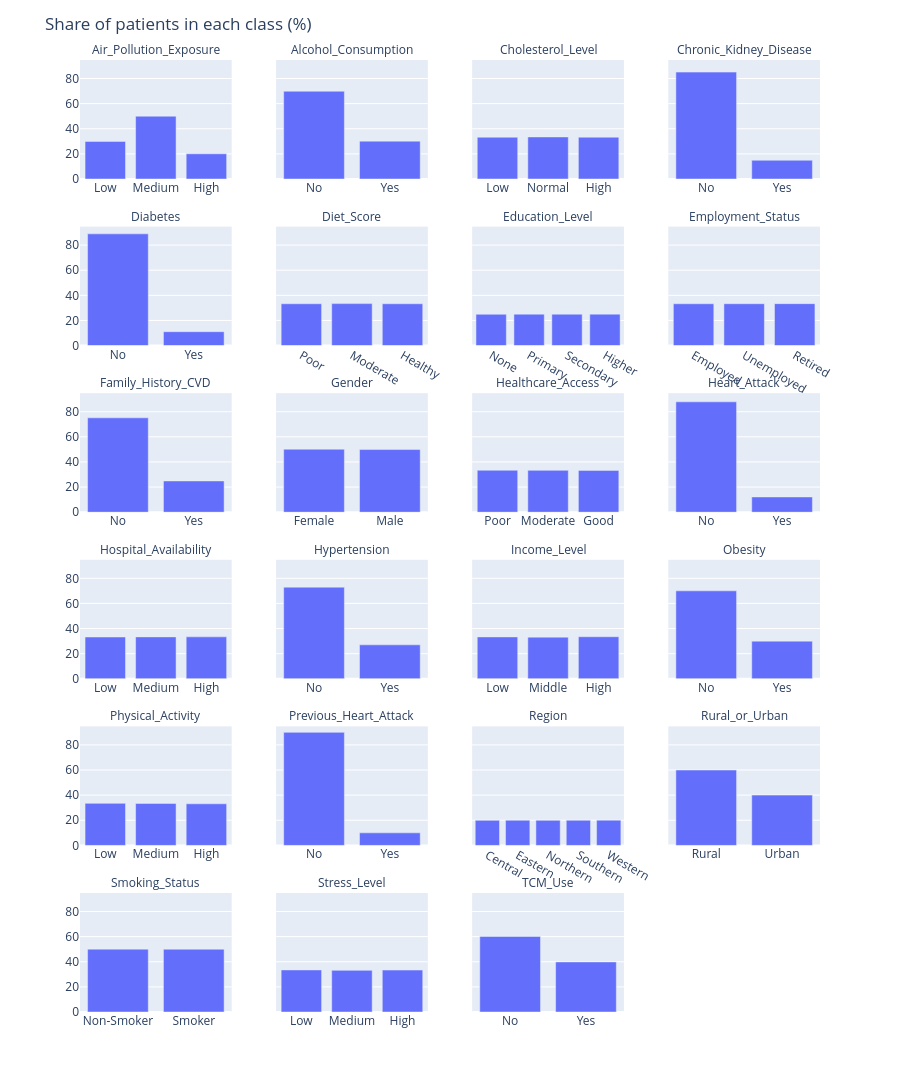

Here is the notebook cell this chart was saved with:
### Markdown cell above
Categorical columns: share of patients in each class (hover to read the exact percentage).

### Code cell
grid_cols = [c for c in cat_cols if c != "Province"]

counts = (df[grid_cols].melt(var_name="column", value_name="value")
            .groupby(["column", "value"]).size().reset_index(name="patients"))
counts["percent"] = counts["patients"] / len(df) * 100

# left-to-right order of the classes, so Low/Medium/High etc. do not get shuffled alphabetically
order = ["No", "Yes", "Female", "Male", "Non-Smoker", "Smoker", "Rural", "Urban", "Low", "Middle", "Medium", "Normal",
         "High", "Poor", "Moderate", "Good", "Healthy", "Employed", "Unemployed", "Retired", "None", "Primary",
         "Secondary", "Higher", "Central", "Eastern", "Northern", "Southern", "Western"]
counts["rank"] = counts["value"].map(order.index)
counts = counts.sort_values(["column", "rank"])

fig = px.bar(counts, x="value", y="percent", facet_col="column", facet_col_wrap=4,
             hover_data={"patients": ":,", "percent": ":.1f"},
             facet_col_spacing=0.06, facet_row_spacing=0.05, height=1700)
fig.update_xaxes(matches=None, showticklabels=True, title=None)
fig.update_yaxes(title=None)
fig.for_each_annotation(lambda a: a.update(text=a.text.split("=")[-1]))
fig.update_layout(title="Share of patients in each class (%)")
fig.show()

### Figure 1 — Plotly figure (JSON) as saved in the notebook; plotly's stock layout.template omitted (floating-point values rounded to 4 significant figures)
{"data": [{"customdata": [[71654], [119593], [48019]], "hovertemplate": "column=Air_Pollution_Exposure<br>value=%{x}<br>percent=%{y:.1f}<br>patients=%{customdata[0]:,}<extra></extra>", "legendgroup": "", "marker": {"color": "#636efa", "pattern": {"shape": ""}}, "name": "", "orientation": "v", "showlegend": false, "textposition": "auto", "type": "bar", "x": ["Low", "Medium", "High"], "xaxis": "x21", "y": [29.95, 49.98, 20.07], "yaxis": "y21"}, {"customdata": [[167156], [72110]], "hovertemplate": "column=Alcohol_Consumption<br>value=%{x}<br>percent=%{y:.1f}<br>patients=%{customdata[0]:,}<extra></extra>", "legendgroup": "", "marker": {"color": "#636efa", "pattern": {"shape": ""}}, "name": "", "orientation": "v", "showlegend": false, "textposition": "auto", "type": "bar", "x": ["No", "Yes"], "xaxis": "x22", "y": [69.86, 30.14], "yaxis": "y22"}, {"customdata": [[79555], [80091], [79620]], "hovertemplate": "column=Cholesterol_Level<br>value=%{x}<br>percent=%{y:.1f}<br>patients=%{customdata[0]:,}<extra></extra>", "legendgroup": "", "marker": {"color": "#636efa", "pattern": {"shape": ""}}, "name": "", "orientation": "v", "showlegend": false, "textposition": "auto", "type": "bar", "x": ["Low", "Normal", "High"], "xaxis": "x23", "y": [33.25, 33.47, 33.28], "yaxis": "y23"}, {"customdata": [[203597], [35669]], "hovertemplate": "column=Chronic_Kidney_Disease<br>value=%{x}<br>percent=%{y:.1f}<br>patients=%{customdata[0]:,}<extra></extra>", "legendgroup": "", "marker": {"color": "#636efa", "pattern": {"shape": ""}}, "name": "", "orientation": "v", "showlegend": false, "textposition": "auto", "type": "bar", "x": ["No", "Yes"], "xaxis": "x24", "y": [85.09, 14.91], "yaxis": "y24"}, {"customdata": [[212794], [26472]], "hovertemplate": "column=Diabetes<br>value=%{x}<br>percent=%{y:.1f}<br>patients=%{customdata[0]:,}<extra></extra>", "legendgroup": "", "marker": {"color": "#636efa", "pattern": {"shape": ""}}, "name": "", "orientation": "v", "showlegend": false, "textposition": "auto", "type": "bar", "x": ["No", "Yes"], "xaxis": "x17", "y": [88.94, 11.06], "yaxis": "y17"}, {"customdata": [[79656], [79954], [79656]], "hovertemplate": "column=Diet_Score<br>value=%{x}<br>percent=%{y:.1f}<br>patients=%{customdata[0]:,}<extra></extra>", "legendgroup": "", "marker": {"color": "#636efa", "pattern": {"shape": ""}}, "name": "", "orientation": "v", "showlegend": false, "textposition": "auto", "type": "bar", "x": ["Poor", "Moderate", "Healthy"], "xaxis": "x18", "y": [33.29, 33.42, 33.29], "yaxis": "y18"}, {"customdata": [[59617], [59901], [59806], [59942]], "hovertemplate": "column=Education_Level<br>value=%{x}<br>percent=%{y:.1f}<br>patients=%{customdata[0]:,}<extra></extra>", "legendgroup": "", "marker": {"color": "#636efa", "pattern": {"shape": ""}}, "name": "", "orientation": "v", "showlegend": false, "textposition": "auto", "type": "bar", "x": ["None", "Primary", "Secondary", "Higher"], "xaxis": "x19", "y": [24.92, 25.04, 25.0, 25.05], "yaxis": "y19"}, {"customdata": [[79638], [79756], [79872]], "hovertemplate": "column=Employment_Status<br>value=%{x}<br>percent=%{y:.1f}<br>patients=%{customdata[0]:,}<extra></extra>", "legendgroup": "", "marker": {"color": "#636efa", "pattern": {"shape": ""}}, "name": "", "orientation": "v", "showlegend": false, "textposition": "auto", "type": "bar", "x": ["Employed", "Unemployed", "Retired"], "xaxis": "x20", "y": [33.28, 33.33, 33.38], "yaxis": "y20"}, {"customdata": [[179740], [59526]], "hovertemplate": "column=Family_History_CVD<br>value=%{x}<br>percent=%{y:.1f}<br>patients=%{customdata[0]:,}<extra></extra>", "legendgroup": "", "marker": {"color": "#636efa", "pattern": {"shape": ""}}, "name": "", "orientation": "v", "showlegend": false, "textposition": "auto", "type": "bar", "x": ["No", "Yes"], "xaxis": "x13", "y": [75.12, 24.88], "yaxis": "y13"}, {"customdata": [[119948], [119318]], "hovertemplate": "column=Gender<br>value=%{x}<br>percent=%{y:.1f}<br>patients=%{customdata[0]:,}<extra></extra>", "legendgroup": "", "marker": {"color": "#636efa", "pattern": {"shape": ""}}, "name": "", "orientation": "v", "showlegend": false, "textposition": "auto", "type": "bar", "x": ["Female", "Male"], "xaxis": "x14", "y": [50.13, 49.87], "yaxis": "y14"}, {"customdata": [[79912], [79711], [79643]], "hovertemplate": "column=Healthcare_Access<br>value=%{x}<br>percent=%{y:.1f}<br>patients=%{customdata[0]:,}<extra></extra>", "legendgroup": "", "marker": {"color": "#636efa", "pattern": {"shape": ""}}, "name": "", "orientation": "v", "showlegend": false, "textposition": "auto", "type": "bar", "x": ["Poor", "Moderate", "Good"], "xaxis": "x15", "y": [33.4, 33.31, 33.29], "yaxis": "y15"}, {"customdata": [[210195], [29071]], "hovertemplate": "column=Heart_Attack<br>value=%{x}<br>percent=%{y:.1f}<br>patients=%{customdata[0]:,}<extra></extra>", "legendgroup": "", "marker": {"color": "#636efa", "pattern": {"shape": ""}}, "name": "", "orientation": "v", "showlegend": false, "textposition": "auto", "type": "bar", "x": ["No", "Yes"], "xaxis": "x16", "y": [87.85, 12.15], "yaxis": "y16"}, {"customdata": [[79589], [79829], [79848]], "hovertemplate": "column=Hospital_Availability<br>value=%{x}<br>percent=%{y:.1f}<br>patients=%{customdata[0]:,}<extra></extra>", "legendgroup": "", "marker": {"color": "#636efa", "pattern": {"shape": ""}}, "name": "", "orientation": "v", "showlegend": false, "textposition": "auto", "type": "bar", "x": ["Low", "Medium", "High"], "xaxis": "x9", "y": [33.26, 33.36, 33.37], "yaxis": "y9"}, {"customdata": [[174557], [64709]], "hovertemplate": "column=Hypertension<br>value=%{x}<br>percent=%{y:.1f}<br>patients=%{customdata[0]:,}<extra></extra>", "legendgroup": "", "marker": {"color": "#636efa", "pattern": {"shape": ""}}, "name": "", "orientation": "v", "showlegend": false, "textposition": "auto", "type": "bar", "x": ["No", "Yes"], "xaxis": "x10", "y": [72.96, 27.04], "yaxis": "y10"}, {"customdata": [[79797], [79320], [80149]], "hovertemplate": "column=Income_Level<br>value=%{x}<br>percent=%{y:.1f}<br>patients=%{customdata[0]:,}<extra></extra>", "legendgroup": "", "marker": {"color": "#636efa", "pattern": {"shape": ""}}, "name": "", "orientation": "v", "showlegend": false, "textposition": "auto", "type": "bar", "x": ["Low", "Middle", "High"], "xaxis": "x11", "y": [33.35, 33.15, 33.5], "yaxis": "y11"}, {"customdata": [[167521], [71745]], "hovertemplate": "column=Obesity<br>value=%{x}<br>percent=%{y:.1f}<br>patients=%{customdata[0]:,}<extra></extra>", "legendgroup": "", "marker": {"color": "#636efa", "pattern": {"shape": ""}}, "name": "", "orientation": "v", "showlegend": false, "textposition": "auto", "type": "bar", "x": ["No", "Yes"], "xaxis": "x12", "y": [70.01, 29.99], "yaxis": "y12"}, {"customdata": [[80086], [79930], [79250]], "hovertemplate": "column=Physical_Activity<br>value=%{x}<br>percent=%{y:.1f}<br>patients=%{customdata[0]:,}<extra></extra>", "legendgroup": "", "marker": {"color": "#636efa", "pattern": {"shape": ""}}, "name": "", "orientation": "v", "showlegend": false, "textposition": "auto", "type": "bar", "x": ["Low", "Medium", "High"], "xaxis": "x5", "y": [33.47, 33.41, 33.12], "yaxis": "y5"}, {"customdata": [[215306], [23960]], "hovertemplate": "column=Previous_Heart_Attack<br>value=%{x}<br>percent=%{y:.1f}<br>patients=%{customdata[0]:,}<extra></extra>", "legendgroup": "", "marker": {"color": "#636efa", "pattern": {"shape": ""}}, "name": "", "orientation": "v", "showlegend": false, "textposition": "auto", "type": "bar", "x": ["No", "Yes"], "xaxis": "x6", "y": [89.99, 10.01], "yaxis": "y6"}, {"customdata": [[47694], [47959], [47687], [47826], [48100]], "hovertemplate": "column=Region<br>value=%{x}<br>percent=%{y:.1f}<br>patients=%{customdata[0]:,}<extra></extra>", "legendgroup": "", "marker": {"color": "#636efa", "pattern": {"shape": ""}}, "name": "", "orientation": "v", "showlegend": false, "textposition": "auto", "type": "bar", "x": ["Central", "Eastern", "Northern", "Southern", "Western"], "xaxis": "x7", "y": [19.93, 20.04, 19.93, 19.99, 20.1], "yaxis": "y7"}, {"customdata": [[143507], [95759]], "hovertemplate": "column=Rural_or_Urban<br>value=%{x}<br>percent=%{y:.1f}<br>patients=%{customdata[0]:,}<extra></extra>", "legendgroup": "", "marker": {"color": "#636efa", "pattern": {"shape": ""}}, "name": "", "orientation": "v", "showlegend": false, "textposition": "auto", "type": "bar", "x": ["Rural", "Urban"], "xaxis": "x8", "y": [59.98, 40.02], "yaxis": "y8"}, {"customdata": [[119697], [119569]], "hovertemplate": "column=Smoking_Status<br>value=%{x}<br>percent=%{y:.1f}<br>patients=%{customdata[0]:,}<extra></extra>", "legendgroup": "", "marker": {"color": "#636efa", "pattern": {"shape": ""}}, "name": "", "orientation": "v", "showlegend": false, "textposition": "auto", "type": "bar", "x": ["Non-Smoker", "Smoker"], "xaxis": "x", "y": [50.03, 49.97], "yaxis": "y"}, {"customdata": [[80120], [79289], [79857]], "hovertemplate": "column=Stress_Level<br>value=%{x}<br>percent=%{y:.1f}<br>patients=%{customdata[0]:,}<extra></extra>", "legendgroup": "", "marker": {"color": "#636efa", "pattern": {"shape": ""}}, "name": "", "orientation": "v", "showlegend": false, "textposition": "auto", "type": "bar", "x": ["Low", "Medium", "High"], "xaxis": "x2", "y": [33.49, 33.14, 33.38], "yaxis": "y2"}, {"customdata": [[143949], [95317]], "hovertemplate": "column=TCM_Use<br>value=%{x}<br>percent=%{y:.1f}<br>patients=%{customdata[0]:,}<extra></extra>", "legendgroup": "", "marker": {"color": "#636efa", "pattern": {"shape": ""}}, "name": "", "orientation": "v", "showlegend": false, "textposition": "auto", "type": "bar", "x": ["No", "Yes"], "xaxis": "x3", "y": [60.16, 39.84], "yaxis": "y3"}], "layout": {"annotations": [{"font": {}, "showarrow": false, "text": "Smoking_Status", "x": 0.1025, "xanchor": "center", "xref": "paper", "y": 0.125, "yanchor": "bottom", "yref": "paper"}, {"font": {}, "showarrow": false, "text": "Stress_Level", "x": 0.3675, "xanchor": "center", "xref": "paper", "y": 0.125, "yanchor": "bottom", "yref": "paper"}, {"font": {}, "showarrow": false, "text": "TCM_Use", "x": 0.6325, "xanchor": "center", "xref": "paper", "y": 0.125, "yanchor": "bottom", "yref": "paper"}, {"font": {}, "showarrow": false, "text": "Physical_Activity", "x": 0.1025, "xanchor": "center", "xref": "paper", "y": 0.3, "yanchor": "bottom", "yref": "paper"}, {"font": {}, "showarrow": false, "text": "Previous_Heart_Attack", "x": 0.3675, "xanchor": "center", "xref": "paper", "y": 0.3, "yanchor": "bottom", "yref": "paper"}, {"font": {}, "showarrow": false, "text": "Region", "x": 0.6325, "xanchor": "center", "xref": "paper", "y": 0.3, "yanchor": "bottom", "yref": "paper"}, {"font": {}, "showarrow": false, "text": "Rural_or_Urban", "x": 0.8975, "xanchor": "center", "xref": "paper", "y": 0.3, "yanchor": "bottom", "yref": "paper"}, {"font": {}, "showarrow": false, "text": "Hospital_Availability", "x": 0.1025, "xanchor": "center", "xref": "paper", "y": 0.475, "yanchor": "bottom", "yref": "paper"}, {"font": {}, "showarrow": false, "text": "Hypertension", "x": 0.3675, "xanchor": "center", "xref": "paper", "y": 0.475, "yanchor": "bottom", "yref": "paper"}, {"font": {}, "showarrow": false, "text": "Income_Level", "x": 0.6325, "xanchor": "center", "xref": "paper", "y": 0.475, "yanchor": "bottom", "yref": "paper"}, {"font": {}, "showarrow": false, "text": "Obesity", "x": 0.8975, "xanchor": "center", "xref": "paper", "y": 0.475, "yanchor": "bottom", "yref": "paper"}, {"font": {}, "showarrow": false, "text": "Family_History_CVD", "x": 0.1025, "xanchor": "center", "xref": "paper", "y": 0.65, "yanchor": "bottom", "yref": "paper"}, {"font": {}, "showarrow": false, "text": "Gender", "x": 0.3675, "xanchor": "center", "xref": "paper", "y": 0.65, "yanchor": "bottom", "yref": "paper"}, {"font": {}, "showarrow": false, "text": "Healthcare_Access", "x": 0.6325, "xanchor": "center", "xref": "paper", "y": 0.65, "yanchor": "bottom", "yref": "paper"}, {"font": {}, "showarrow": false, "text": "Heart_Attack", "x": 0.8975, "xanchor": "center", "xref": "paper", "y": 0.65, "yanchor": "bottom", "yref": "paper"}, {"font": {}, "showarrow": false, "text": "Diabetes", "x": 0.1025, "xanchor": "center", "xref": "paper", "y": 0.825, "yanchor": "bottom", "yref": "paper"}, {"font": {}, "showarrow": false, "text": "Diet_Score", "x": 0.3675, "xanchor": "center", "xref": "paper", "y": 0.825, "yanchor": "bottom", "yref": "paper"}, {"font": {}, "showarrow": false, "text": "Education_Level", "x": 0.6325, "xanchor": "center", "xref": "paper", "y": 0.825, "yanchor": "bottom", "yref": "paper"}, {"font": {}, "showarrow": false, "text": "Employment_Status", "x": 0.8975, "xanchor": "center", "xref": "paper", "y": 0.825, "yanchor": "bottom", "yref": "paper"}, {"font": {}, "showarrow": false, "text": "Air_Pollution_Exposure", "x": 0.1025, "xanchor": "center", "xref": "paper", "y": 1, "yanchor": "bottom", "yref": "paper"}, {"font": {}, "showarrow": false, "text": "Alcohol_Consumption", "x": 0.3675, "xanchor": "center", "xref": "paper", "y": 1, "yanchor": "bottom", "yref": "paper"}, {"font": {}, "showarrow": false, "text": "Cholesterol_Level", "x": 0.6325, "xanchor": "center", "xref": "paper", "y": 1, "yanchor": "bottom", "yref": "paper"}, {"font": {}, "showarrow": false, "text": "Chronic_Kidney_Disease", "x": 0.8975, "xanchor": "center", "xref": "paper", "y": 1, "yanchor": "bottom", "yref": "paper"}], "barmode": "relative", "height": 1700, "legend": {"tracegroupgap": 0}, "margin": {"t": 60}, "title": {"text": "Share of patients in each class (%)"}, "xaxis": {"anchor": "y", "domain": [0, 0.205], "showticklabels": true, "title": {}}, "xaxis10": {"anchor": "y10", "domain": [0.265, 0.47], "showticklabels": true, "title": {}}, "xaxis11": {"anchor": "y11", "domain": [0.53, 0.735], "showticklabels": true, "title": {}}, "xaxis12": {"anchor": "y12", "domain": [0.795, 1], "showticklabels": true, "title": {}}, "xaxis13": {"anchor": "y13", "domain": [0, 0.205], "showticklabels": true, "title": {}}, "xaxis14": {"anchor": "y14", "domain": [0.265, 0.47], "showticklabels": true, "title": {}}, "xaxis15": {"anchor": "y15", "domain": [0.53, 0.735], "showticklabels": true, "title": {}}, "xaxis16": {"anchor": "y16", "domain": [0.795, 1], "showticklabels": true, "title": {}}, "xaxis17": {"anchor": "y17", "domain": [0, 0.205], "showticklabels": true, "title": {}}, "xaxis18": {"anchor": "y18", "domain": [0.265, 0.47], "showticklabels": true, "title": {}}, "xaxis19": {"anchor": "y19", "domain": [0.53, 0.735], "showticklabels": true, "title": {}}, "xaxis2": {"anchor": "y2", "domain": [0.265, 0.47], "showticklabels": true, "title": {}}, "xaxis20": {"anchor": "y20", "domain": [0.795, 1], "showticklabels": true, "title": {}}, "xaxis21": {"anchor": "y21", "domain": [0, 0.205], "showticklabels": true, "title": {}}, "xaxis22": {"anchor": "y22", "domain": [0.265, 0.47], "showticklabels": true, "title": {}}, "xaxis23": {"anchor": "y23", "domain": [0.53, 0.735], "showticklabels": true, "title": {}}, "xaxis24": {"anchor": "y24", "domain": [0.795, 1], "showticklabels": true, "title": {}}, "xaxis3": {"anchor": "y3", "domain": [0.53, 0.735], "showticklabels": true, "title": {}}, "xaxis4": {"anchor": "y4", "domain": [0.795, 1], "showticklabels": true, "title": {}}, "xaxis5": {"anchor": "y5", "domain": [0, 0.205], "showticklabels": true, "title": {}}, "xaxis6": {"anchor": "y6", "domain": [0.265, 0.47], "showticklabels": true, "title": {}}, "xaxis7": {"anchor": "y7", "domain": [0.53, 0.735], "showticklabels": true, "title": {}}, "xaxis8": {"anchor": "y8", "domain": [0.795, 1], "showticklabels": true, "title": {}}, "xaxis9": {"anchor": "y9", "domain": [0, 0.205], "showticklabels": true, "title": {}}, "yaxis": {"anchor": "x", "domain": [0, 0.125], "title": {}}, "yaxis10": {"anchor": "x10", "domain": [0.35, 0.475], "matches": "y", "showticklabels": false, "title": {}}, "yaxis11": {"anchor": "x11", "domain": [0.35, 0.475], "matches": "y", "showticklabels": false, "title": {}}, "yaxis12": {"anchor": "x12", "domain": [0.35, 0.475], "matches": "y", "showticklabels": false, "title": {}}, "yaxis13": {"anchor": "x13", "domain": [0.525, 0.65], "matches": "y", "title": {}}, "yaxis14": {"anchor": "x14", "domain": [0.525, 0.65], "matches": "y", "showticklabels": false, "title": {}}, "yaxis15": {"anchor": "x15", "domain": [0.525, 0.65], "matches": "y", "showticklabels": false, "title": {}}, "yaxis16": {"anchor": "x16", "domain": [0.525, 0.65], "matches": "y", "showticklabels": false, "title": {}}, "yaxis17": {"anchor": "x17", "domain": [0.7, 0.825], "matches": "y", "title": {}}, "yaxis18": {"anchor": "x18", "domain": [0.7, 0.825], "matches": "y", "showticklabels": false, "title": {}}, "yaxis19": {"anchor": "x19", "domain": [0.7, 0.825], "matches": "y", "showticklabels": false, "title": {}}, "yaxis2": {"anchor": "x2", "domain": [0, 0.125], "matches": "y", "showticklabels": false, "title": {}}, "yaxis20": {"anchor": "x20", "domain": [0.7, 0.825], "matches": "y", "showticklabels": false, "title": {}}, "yaxis21": {"anchor": "x21", "domain": [0.875, 1], "matches": "y", "title": {}}, "yaxis22": {"anchor": "x22", "domain": [0.875, 1], "matches": "y", "showticklabels": false, "title": {}}, "yaxis23": {"anchor": "x23", "domain": [0.875, 1], "matches": "y", "showticklabels": false, "title": {}}, "yaxis24": {"anchor": "x24", "domain": [0.875, 1], "matches": "y", "showticklabels": false, "title": {}}, "yaxis3": {"anchor": "x3", "domain": [0, 0.125], "matches": "y", "showticklabels": false, "title": {}}, "yaxis4": {"anchor": "x4", "domain": [0, 0.125], "matches": "y", "showticklabels": false, "title": {}}, "yaxis5": {"anchor": "x5", "domain": [0.175, 0.3], "matches": "y", "title": {}}, "yaxis6": {"anchor": "x6", "domain": [0.175, 0.3], "matches": "y", "showticklabels": false, "title": {}}, "yaxis7": {"anchor": "x7", "domain": [0.175, 0.3], "matches": "y", "showticklabels": false, "title": {}}, "yaxis8": {"anchor": "x8", "domain": [0.175, 0.3], "matches": "y", "showticklabels": false, "title": {}}, "yaxis9": {"anchor": "x9", "domain": [0.35, 0.475], "matches": "y", "title": {}}}}
